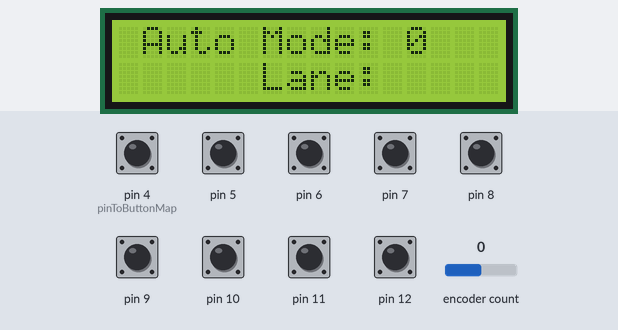
Bench run of a sketch on a simulated Arduino Leonardo, built with avr-gcc and run on an emulated ATmega32U4. On the bench: 16×2 character LCD. The inputs (shaded band) are chosen by the test bench; at power-on: pin 4 (pinToButtonMap), pin 5–12 HIGH, encoder count 0. USB keyboard and mouse output is not drawn; what the sketch prints to the serial monitor is not drawn.

Above: at 2.7 s.
2.8 s: pin 12 pulled LOW for 0.15 s
At 3.6 s:
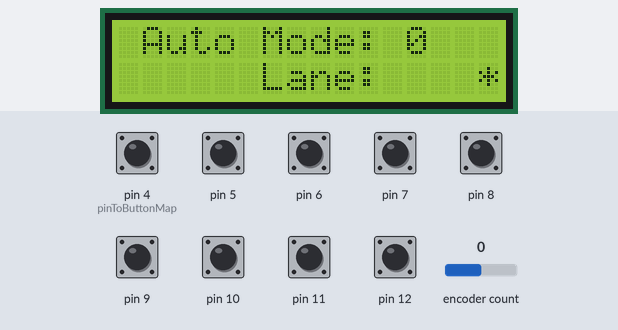
4.4 s: pin 12 pulled LOW for 1 s
At 4.8 s:
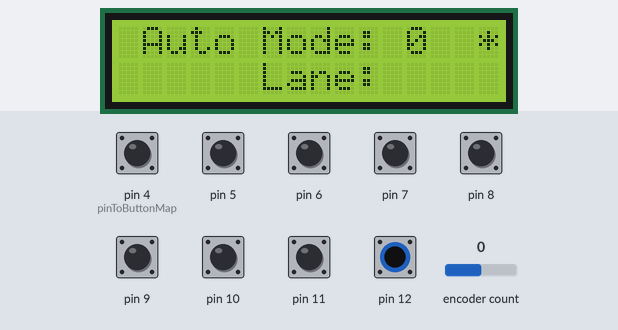
6.9 s: encoder count set to 1
At 8.0 s:
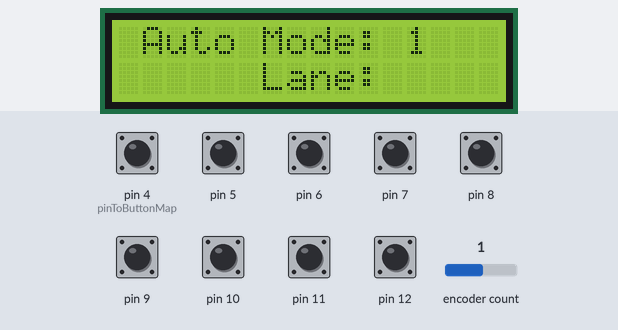
8.4 s: encoder count set to 2
At 9.1 s:
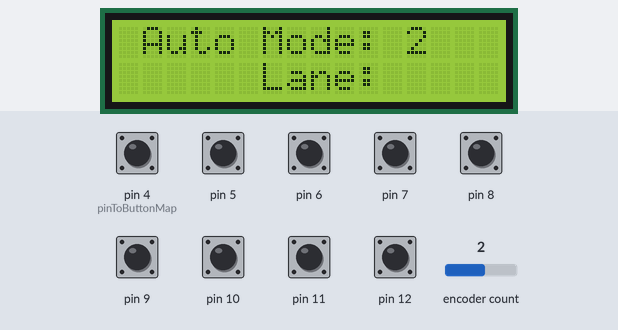
9.9 s: encoder count set to 3
At 10.3 s:
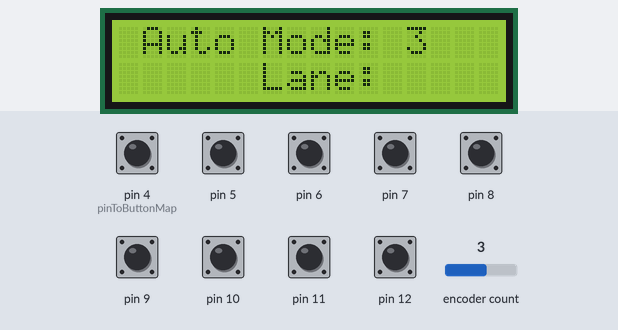
Timing chart, 0 to 12.4 s (numbered marks = the images above; inputs shaded):
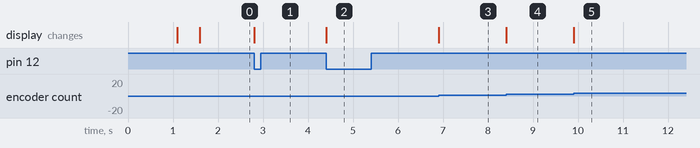

Measured:
- after the input at 2.8 s, the display: changes at once (image 1)
- after the input at 4.4 s, the display: changes at once (image 2)
- after the input at 6.9 s, the display: changes at once (image 3)
- after the input at 8.4 s, the display: changes at once (image 4)
- after the input at 9.9 s, the display: changes at once (image 5)

The sketch:

CustomDriverBoard_v0.6.ino
```cpp
// Test version 0.6
//
// Run our custom driver board
// as an emulated joystick with buttons.
//
// Arcade buttons are joystick 0-7
// Encoder binaries are 8-10
//
// Pins in use:
//  -Encoder pins D0 and D1
//  -LCD I2C Pins D2 and D3 (SDA. SCL)
//  -Arcade buttons on pins D4-D11
//
//
// by Kai Borah (Team 3620)
//----------------------------------------------
// TODO:
// -Add global variable for # of buttons.
// -Seperate auto and teleop LCD modes.
// -Show auto modes in names, not numbers?

// Joystick Library
#include <Joystick.h>

// LCD Libraries
#include <Wire.h>
#include <Adafruit_LiquidCrystal.h>

// Encoder Library
#include <Encoder.h>

// Enable or disable button toggling.
int toggleMode = false;

Encoder myEnc(0, 1);

int encoderPush = !digitalRead(12);

//i2c LCD connection
Adafruit_LiquidCrystal lcd(0);

void setup() {

  // Button pins connected on 4-11
  pinMode(4, INPUT_PULLUP);
  pinMode(5, INPUT_PULLUP);
  pinMode(6, INPUT_PULLUP);
  pinMode(7, INPUT_PULLUP);
  pinMode(8, INPUT_PULLUP);
  pinMode(9, INPUT_PULLUP);
  pinMode(10, INPUT_PULLUP);
  pinMode(11, INPUT_PULLUP);

  // Start reading joystick.
  Joystick.begin(true);
  delay(1000);

  // Starts with button 0 set true.
  for (int j = 0; j < 8; j++) {
    Joystick.setButton(j, false);
  }

  Joystick.setButton(0, true);

  Joystick.setZAxis(127);

  // Encoder knob push button
  pinMode(12, INPUT_PULLUP);
  Serial.begin(300);

  // LCD initiate.
  lcd.begin(16, 2);
  lcd.print(" Auto Mode: NONE  ");
  lcd.setCursor(6, 1);
  lcd.print("Lane:       ");
  delay(500);
}

// Constant that maps the phyical pin to the joystick button.
// Put the first pin number here.
const int pinToButtonMap = 4;

// Put number of buttons and last state for each one here.
int lastButtonState[8] = {false, false, false, false, false, false, false, false};

// For the encoder.
long oldPosition  = -999;

int encoderLast = false;
int encoderToggle = false;
int encoderToggleLast = false;
int whichAuto = 0;
int whichLane = 0;


void loop() {

  // Read button pin values.
  for (int index = 0; index < 8; index++) {
    int currentButtonState = !digitalRead(index + pinToButtonMap);
    if (currentButtonState != lastButtonState[index]) {
      // Physical button state changed.
      if (toggleMode) {
        if (currentButtonState) {
          // Physical button is depressed.
          for (int j = 0; j < 8; j++) {
            Joystick.setButton(j, false);
          }
          Joystick.setButton(index, true);
        }
      }
      else {
        Joystick.setButton(index, currentButtonState);
      }
      lastButtonState[index] = currentButtonState;
    }
  }

  int encoderCurrent = !digitalRead(12);
  int encoderJustPressed = false;

  // Read the encoder button.
  if (encoderCurrent != encoderLast) {
    // Encoder button state changed.
    if (encoderCurrent) {
      // Encoder button is depressed.
      encoderJustPressed = true;
    }
  }

  //Serial.println(!digitalRead(12));

//  Serial.print("Current is ");
//  Serial.println(encoderCurrent);
//  Serial.print("Last is ");
//  Serial.println(encoderLast);
//  Serial.print("Toggle is ");
//  Serial.println(encoderToggle);

   encoderLast = encoderCurrent;
   if (encoderJustPressed) {
    encoderToggle = !encoderToggle;
    if (encoderToggle) {
      // Picking lane
      myEnc.write(whichLane * 4);
      oldPosition = whichLane * 4;
      lcd.setCursor(15, 1);
      lcd.print("*");
      lcd.setCursor(15, 0);
      lcd.print(" ");
    }
    else {
      myEnc.write(whichAuto * 4);
      oldPosition = whichAuto * 4;
      lcd.setCursor(15, 0);
      lcd.print("*");
      lcd.setCursor(15, 1);
      lcd.print(" ");
    }
   }


  long newPosition = myEnc.read();
  if (newPosition != oldPosition) {
    Serial.print("Old position is ");
    Serial.println(oldPosition);
    Serial.print("New position is ");
    Serial.println(newPosition);
    oldPosition = newPosition;
    if (encoderToggle) {
      // Picking lane.
      whichLane = (newPosition / 4) % 6;
      if (whichLane < 0) {
        whichLane = whichLane + 6;
      }
      if (whichLane == 0 && encoderToggle == true) {
        lcd.setCursor(12, 1);
        lcd.print("0   ");
      }
      if (whichLane == 1 && encoderToggle == true) {
        lcd.setCursor(12, 1);
        lcd.print("1   ");
      }
      if (whichLane == 2 && encoderToggle == true) {
        lcd.setCursor(12, 1);
        lcd.print("2   ");
      }
      if (whichLane == 3 && encoderToggle == true) {
        lcd.setCursor(12, 1);
        lcd.print("3   ");
      }
      if (whichLane == 4 && encoderToggle == true) {
        lcd.setCursor(12, 1);
        lcd.print("4   ");
      }
      if (whichLane == 5 && encoderToggle == true) {
        lcd.setCursor(12, 1);
        lcd.print("5   ");
      }
    }
    else {
      // Picking auto.
      whichAuto = (newPosition / 4) % 8;
      if (whichAuto < 0) {
        whichAuto = whichAuto + 8;
      }
      if (whichAuto == 0 && encoderToggle == false) {
        Joystick.setButton(8, false);
        Joystick.setButton(9, false);
        Joystick.setButton(10, false);
        lcd.setCursor(12, 0);
        lcd.print("0   ");
      }
      if (whichAuto == 1 && encoderToggle == false) {
        Joystick.setButton(8, true);
        Joystick.setButton(9, false);
        Joystick.setButton(10, false);
        lcd.setCursor(12, 0);
        lcd.print("1   ");
      }
      if (whichAuto == 2 && encoderToggle == false) {
        Joystick.setButton(8, false);
        Joystick.setButton(9, true);
        Joystick.setButton(10, false);
        lcd.setCursor(12, 0);
        lcd.print("2   ");
      }
      if (whichAuto == 3 && encoderToggle == false) {
        Joystick.setButton(8, true);
        Joystick.setButton(9, true);
        Joystick.setButton(10, false);
        lcd.setCursor(12, 0);
        lcd.print("3   ");
      }
       if (whichAuto == 4 && encoderToggle == false) {
        Joystick.setButton(8, false);
        Joystick.setButton(9, false);
        Joystick.setButton(10, true);
        lcd.setCursor(12, 0);
        lcd.print("4   ");
      }
      if (whichAuto == 5 && encoderToggle == false) {
        Joystick.setButton(8, true);
        Joystick.setButton(9, false);
        Joystick.setButton(10, true);
        lcd.setCursor(12, 0);
        lcd.print("5   ");
      }
       if (whichAuto == 6 && encoderToggle == false) {
        Joystick.setButton(8, false);
        Joystick.setButton(9, true);
        Joystick.setButton(10, true);
        lcd.setCursor(12, 0);
        lcd.print("6   ");
      }
       if (whichAuto == 7 && encoderToggle == false) {
        Joystick.setButton(8, true);
        Joystick.setButton(9, true);
        Joystick.setButton(10, true);
        lcd.setCursor(12, 0);
        lcd.print("7   ");
      }
    }
    delay(50);
  }
}
```
